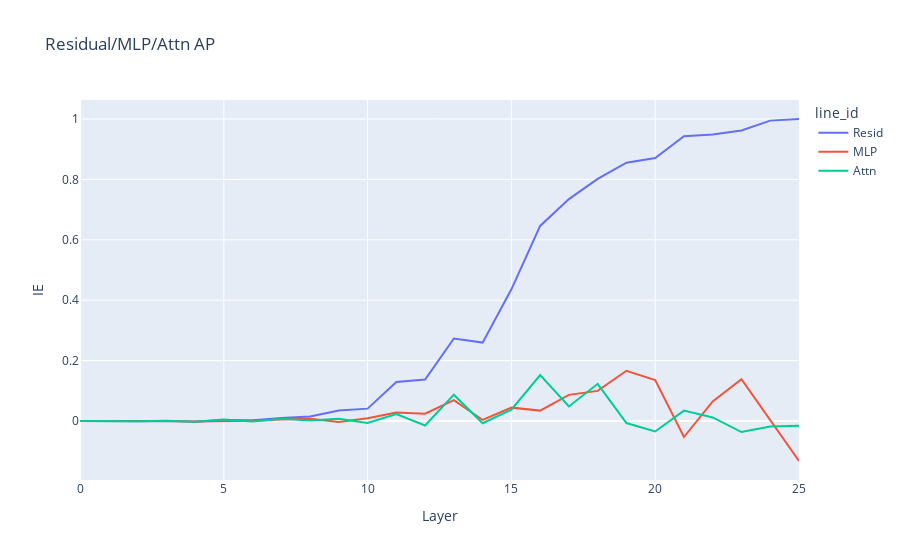

Notebook cell for this chart:
### Markdown cell above
# AP on Jailbreakbench

### Code cell
# Residual
formatted_harmful = [format_request_prompt(model.tokenizer,x) for x in harmful_train]
formatted_harmless = [format_request_prompt(model.tokenizer,x) for x in harmless_train]

resid_AP = AP(model,formatted_harmful,formatted_harmless,16,'last','res',refusal_id,jailbreak_id,ds_is_prompt=True).mean(dim = 0)
mlp_AP = AP(model,formatted_harmful,formatted_harmless,16,'last','mlp',refusal_id,jailbreak_id,ds_is_prompt=True).mean(dim = 0)
attn_AP = AP(model,formatted_harmful,formatted_harmless,16,'last','attn',refusal_id,jailbreak_id,ds_is_prompt=True).mean(dim = 0)
line(torch.stack([resid_AP,mlp_AP,attn_AP]),x_label = 'Layer',y_label = 'IE',title = 'Residual/MLP/Attn AP',labels = ['Resid','MLP','Attn'])

### Figure 1 — Plotly figure (JSON) as saved in the notebook; plotly's stock layout.template omitted (floating-point values rounded to 4 significant figures)
{"data": [{"hovertemplate": "line_id=Resid<br>index=%{x}<br>y=%{y}<extra></extra>", "legendgroup": "Resid", "line": {"color": "#636efa", "dash": "solid"}, "marker": {"symbol": "circle"}, "mode": "lines", "name": "Resid", "orientation": "v", "showlegend": true, "type": "scatter", "x": [0, 1, 2, 3, 4, 5, 6, 7, 8, 9, 10, 11, 12, 13, 14, 15, 16, 17, 18, 19, 20, 21, 22, 23, 24, 25], "xaxis": "x", "y": [-0.000138, -0.001147, -0.0008316, 0.0001671, -0.002216, 0.002844, 0.002703, 0.009636, 0.01475, 0.03479, 0.04083, 0.1293, 0.1371, 0.2732, 0.2595, 0.436, 0.646, 0.7349, 0.8018, 0.8555, 0.8706, 0.9429, 0.9487, 0.9619, 0.9946, 1], "yaxis": "y"}, {"hovertemplate": "line_id=MLP<br>index=%{x}<br>y=%{y}<extra></extra>", "legendgroup": "MLP", "line": {"color": "#EF553B", "dash": "solid"}, "marker": {"symbol": "circle"}, "mode": "lines", "name": "MLP", "orientation": "v", "showlegend": true, "type": "scatter", "x": [0, 1, 2, 3, 4, 5, 6, 7, 8, 9, 10, 11, 12, 13, 14, 15, 16, 17, 18, 19, 20, 21, 22, 23, 24, 25], "xaxis": "x", "y": [-0.0001578, -6.676e-06, 0.0009332, -2.486e-05, -0.001596, -0.0008783, 0.0007825, 0.004688, 0.007095, -0.003368, 0.009171, 0.02832, 0.02399, 0.06903, 0.003384, 0.04413, 0.03433, 0.08643, 0.09967, 0.1663, 0.1354, -0.05319, 0.06482, 0.1387, 0.001881, -0.1326], "yaxis": "y"}, {"hovertemplate": "line_id=Attn<br>index=%{x}<br>y=%{y}<extra></extra>", "legendgroup": "Attn", "line": {"color": "#00cc96", "dash": "solid"}, "marker": {"symbol": "circle"}, "mode": "lines", "name": "Attn", "orientation": "v", "showlegend": true, "type": "scatter", "x": [0, 1, 2, 3, 4, 5, 6, 7, 8, 9, 10, 11, 12, 13, 14, 15, 16, 17, 18, 19, 20, 21, 22, 23, 24, 25], "xaxis": "x", "y": [-0.000138, -0.001231, -0.0006962, 0.0008001, -0.002853, 0.005032, -0.0021, 0.007401, 0.001545, 0.007362, -0.006969, 0.02255, -0.01485, 0.08704, -0.007343, 0.03711, 0.1521, 0.04813, 0.123, -0.006977, -0.03482, 0.03424, 0.01176, -0.03674, -0.01801, -0.01587], "yaxis": "y"}], "layout": {"legend": {"title": {"text": "line_id"}, "tracegroupgap": 0}, "title": {"text": "Residual/MLP/Attn AP"}, "xaxis": {"anchor": "y", "domain": [0, 1], "title": {"text": "Layer"}}, "yaxis": {"anchor": "x", "domain": [0, 1], "title": {"text": "IE"}}}}
